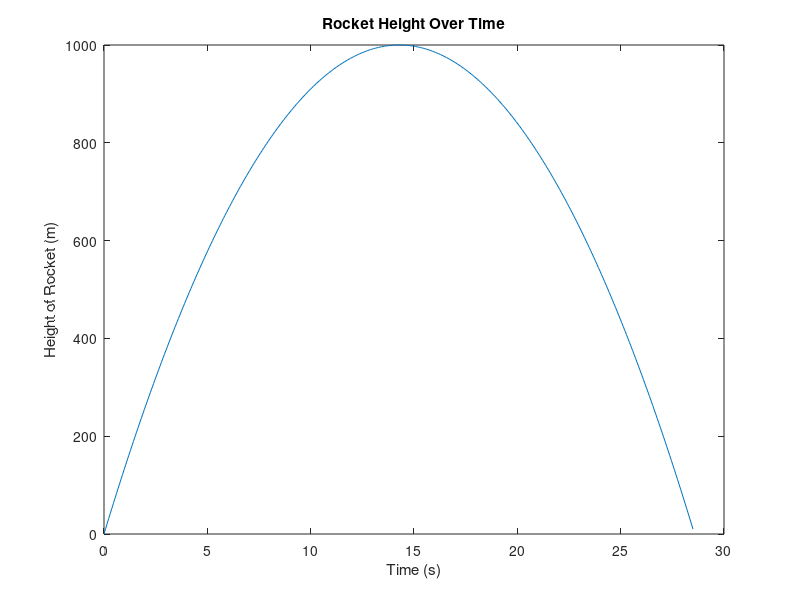
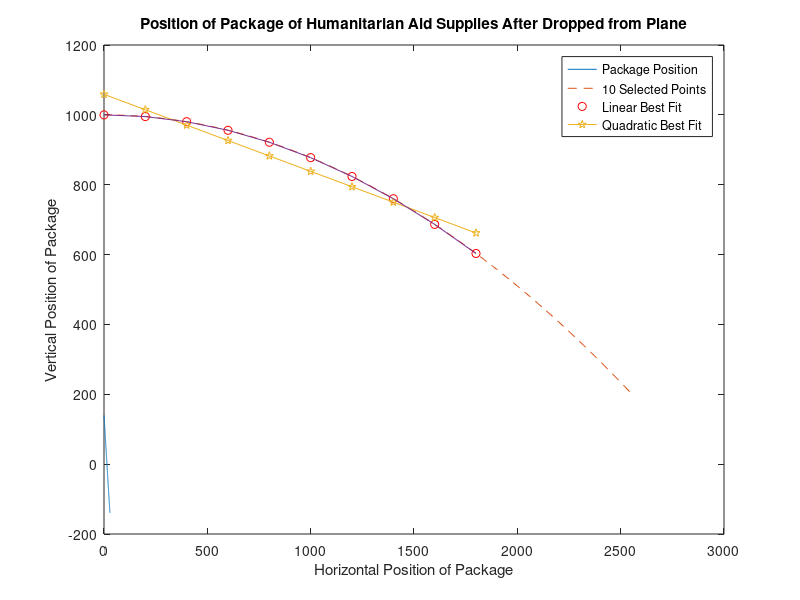

Here is the MATLAB script that generated these plots, in order:
% Shelley Wei
% ENGR 130
% Homework 5
% Started 9/20/23
% Submitted 9//23
% Due 9/26/23

%% Question 1
clear;
clc;
close all;

% Input data
x = [0.124,  0.745,  1.391,  2.195,  2.789,  3.638,  4.121,  5.001, 5.671,  6.479,  6.916,  8.127,  8.533,  9.06, 10.186]; %  a vector of x values
y = [0.078,  0.439,  0.768,  0.982,  0.984,  0.755,  0.520, -0.001, -0.521, -0.821, -0.933, -0.923, -0.807, -0.503,  0.116]; % a vector of y values

% Calculate the polynomial coefficients here
% Complete the line below, replacing ... with the appropriate code
p = polyfit(x, y, 4); % How am I supposed to know that it's 4th degree? Am I supposed to test that?

% Create a vector of 100 equally-spaced values between 0.124 and 10.186,
% replacing ... with the appropriate code
x_fit = linspace(0.124, 10.186, 100);

% Complete the line below, replacing ... with the appropriate code
y_fit = polyval(p, x_fit);      % evaluate x_fit using the polynomial you generated earlier
    
% Plot the fitted data and the original data on the same axes
plot(x_fit, y_fit, '-', x, y, 'o');
legend('Fitted data', 'Original data');
title('Practice with Data Fitting');
xlabel('x (units unknown)');
ylabel('y (units unknown)');

%% Question 2
clear;
clc;
close all;

% constants
g = 9.8; % m/s^2
v0 = 140; % m/s
tStep = 0.075; % s

% variables
h = 0; % m
v = v0;
t = 0;

% vectors
tVector = [];
vVector = [];
hVector = [];

while (h >= 0)
    % the length of these vectors increases by 1 every iteration because the vector is re-equal to itself plus the following value generated from the loop
    tVector = [tVector, t];
    vVector = [vVector, v];
    hVector = [hVector, h];

    t = t + tStep; % update time
    v = v0 - g*t; % calculate new velocity
    h = v0*t - 0.5*g*t^2; % calculate new height
end

figure(1); % create one figure
plot(tVector, hVector);
xlabel("Time (s)");
ylabel("Height of Rocket (m)");
title("Rocket Height Over Time");

figure(2); % create another figure
plot(tVector, vVector);
xlabel("Time (s)");
ylabel("Velocity of Rocket (m)");
title("Rocket Velocity Over Time");

%% Question 3
clear;
clc;
close all;

% constants
g = 9.8; % m/s^2
y0 = 1000; % m
tStep = 0.1; % s

% variables
vX = 200; % m/s
x = 0;
y = y0;
t = 0;

% vectors
xVector = [];
yVector = [];

while (y >= 185)
    % compiling x and y values into vectors for plot
    xVector = [xVector, x];
    yVector = [yVector, y];

    % increase time
    t = t + tStep;

    % calculating x and y values over time
    x = vX*t;
    y = y0 - 0.5*g*t^2;
end

hold on;
plot(xVector, yVector, '--');
xlabel("Horizontal Position of Package");
ylabel("Vertical Position of Package");
title("Position of Package of Humanitarian Aid Supplies After Dropped from Plane");

% randX = [];
% y10 = [];
x10 = [];
y10 = [];

for i = 1:10:100
    x10 = [x10, xVector(i)];
    y10 = [y10, yVector(i)];
end
% tried to get random coordinates, but unnecessary
% for i = 1:10
%     randIndex = randi(129);
%     randX = [randX, xVector(randIndex)];
%     randY = [randY, yVector(randIndex)];
% end

plot(x10, y10, 'ro');

linearCoeff = polyfit(x10, y10, 1); % find coefficients of best-fit line
linearFitX = x10(1:10); % x values of random coords (indices of the x10 vector)
linearFitY = polyval(linearCoeff, x10); % y values of random coords (depends on x values)
plot(linearFitX, linearFitY, 'p-');

quadCoeff = polyfit(x10, y10, 2); % find coefficients of best-fit quadratic
quadFitX = x10(1:10); % the x10 vector needs to be sorted from smallest to largest
quadFitY = polyval(quadCoeff, x10);
plot(quadFitX, quadFitY);
hold off;

legend("Package Position", "10 Selected Points", "Linear Best Fit", "Quadratic Best Fit");